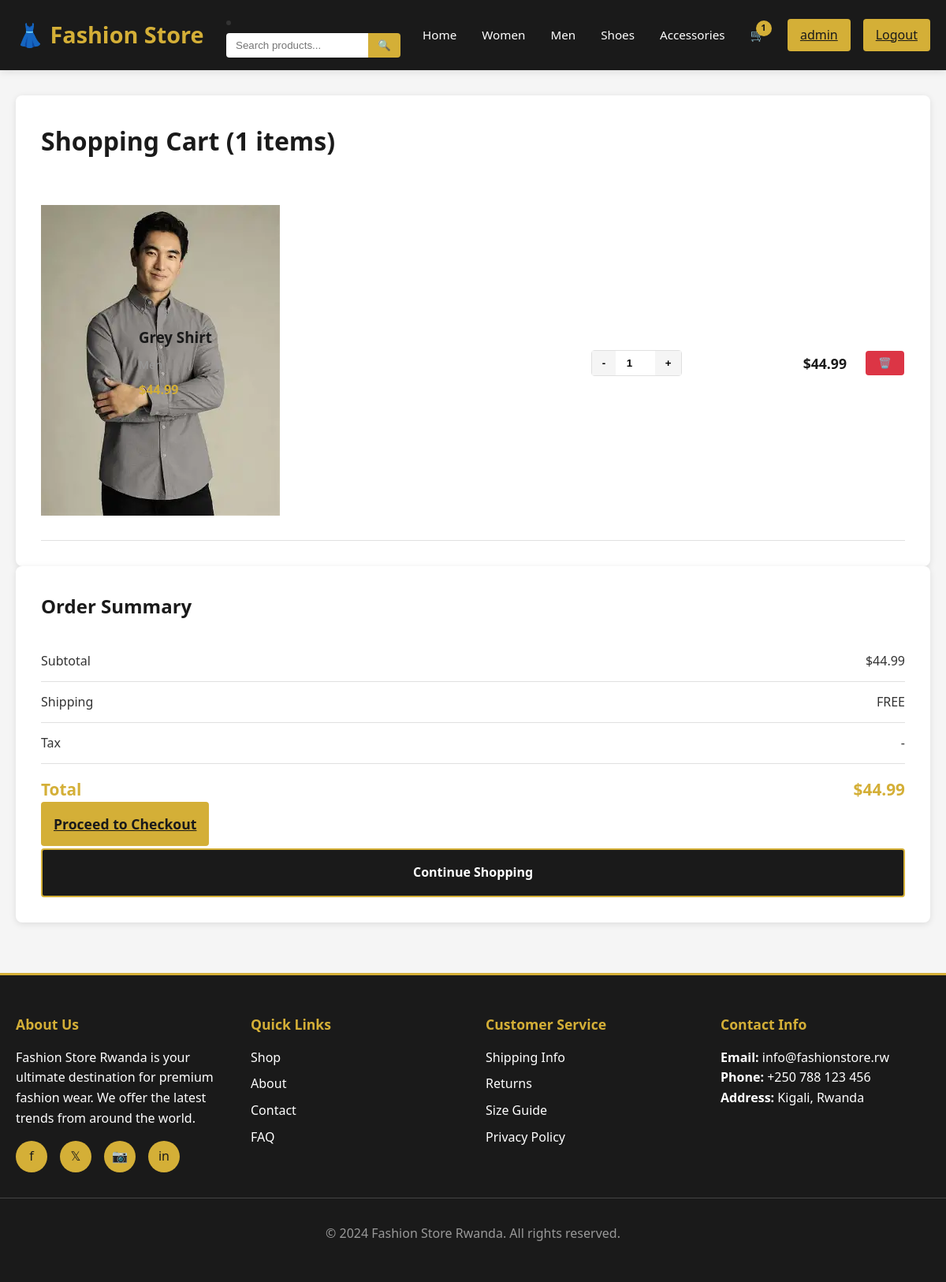
The app's page /cart/ (signed in), older data.
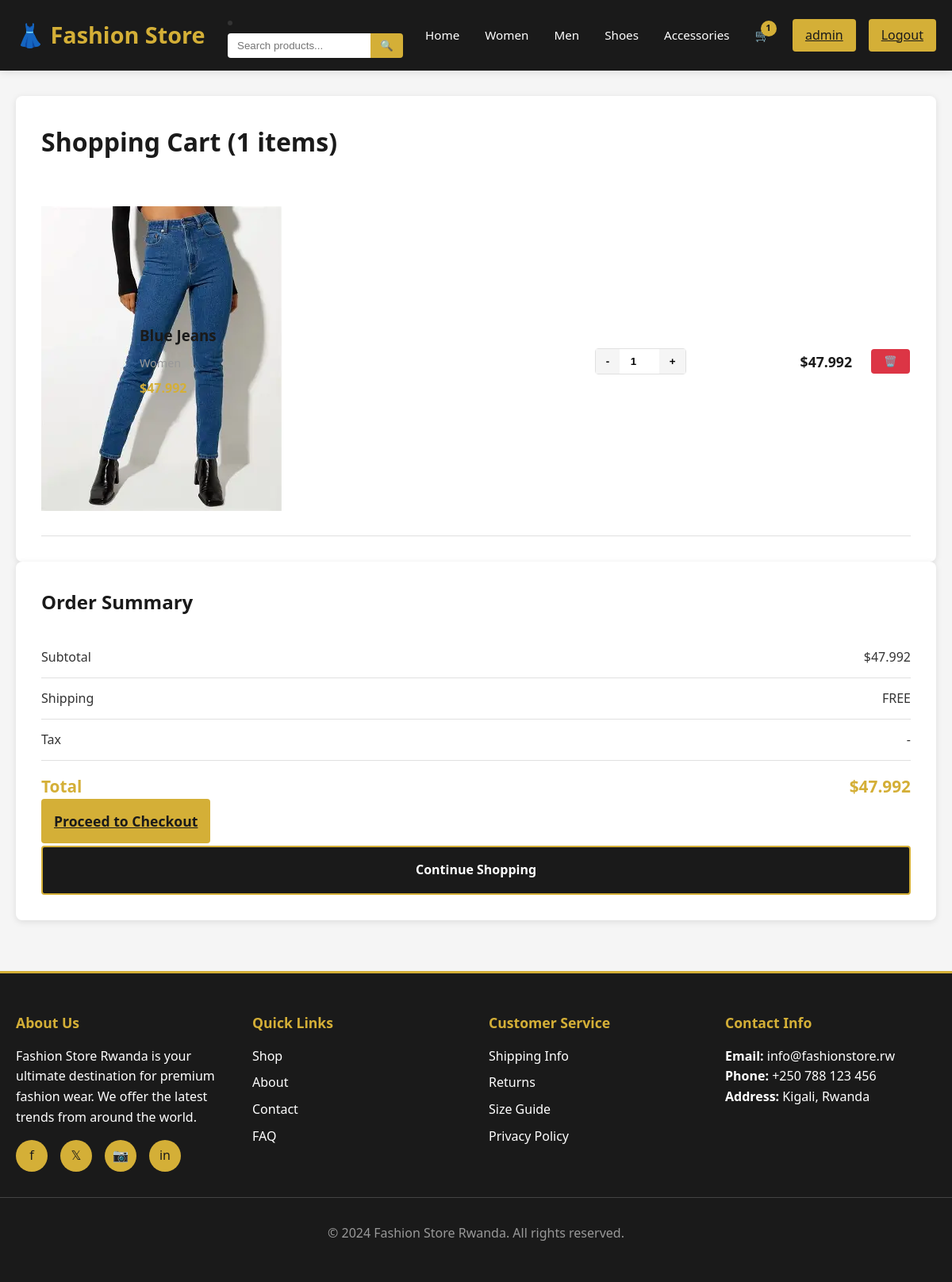
The same page, newer data.
### store/models.py (models this page shows, shortened)
class Cart(models.Model):
    user = models.OneToOneField(User, on_delete=models.CASCADE, related_name='cart')
    created_at = models.DateTimeField(auto_now_add=True)
    updated_at = models.DateTimeField(auto_now=True)
    @property
    def total_items(self):
        return self.items.aggregate(models.Sum('quantity'))['quantity__sum'] or 0
    @property
    def total_price(self):
        return sum(item.subtotal for item in self.items.all())

class CartItem(models.Model):
    cart = models.ForeignKey(Cart, on_delete=models.CASCADE, related_name='items')
    product = models.ForeignKey(Product, on_delete=models.CASCADE)
    quantity = models.IntegerField(validators=[MinValueValidator(1)])
    class Meta:
        unique_together = ('cart', 'product')
    @property
    def subtotal(self):
        return self.product.discounted_price * self.quantity

class Product(models.Model):
    BADGE_CHOICES = [
        ('new', 'New Arrival'),
        ('bestseller', 'Best Seller'),
        ('sale', 'Sale'),
        ('none', 'None'),
    ]
    name = models.CharField(max_length=200)
    description = models.TextField()
    price = models.DecimalField(max_digits=10, decimal_places=2, validators=[MinValueValidator(0)])
    category = models.ForeignKey(Category, on_delete=models.CASCADE, related_name='products')
    image = models.ImageField(upload_to='products/')
    images = models.ManyToManyField('ProductImage', blank=True, related_name='products')
    stock = models.IntegerField(validators=[MinValueValidator(0)])
    badge = models.CharField(max_length=20, choices=BADGE_CHOICES, default='none')
    discount_percentage = models.IntegerField(default=0, validators=[MinValueValidator(0), MaxValueValidator(100)])
    created_at = models.DateTimeField(auto_now_add=True)
    updated_at = models.DateTimeField(auto_now=True)
    class Meta:
        ordering = ['-created_at']
    @property
    def discounted_price(self):
        from decimal import Decimal
        discount_factor = Decimal(1) - Decimal(self.discount_percentage) / Decimal(100)
        return self.price * discount_factor

class Category(models.Model):
    name = models.CharField(max_length=100, unique=True)
    description = models.TextField(blank=True, null=True)
    image = models.ImageField(upload_to='categories/', blank=True, null=True)
    created_at = models.DateTimeField(auto_now_add=True)
    class Meta:
        ordering = ['name']
        verbose_name_plural = "Categories"

### store/views.py (the view)
# urls.py: path('cart/', views.cart, name='cart'),
@login_required(login_url='login')
def cart(request):
    try:
        cart = Cart.objects.get(user=request.user)
    except Cart.DoesNotExist:
        cart = None
    context = {'cart': cart}
    return render(request, 'store/cart.html', context)

### store/templates/store/cart.html (shortened to what this page needs)
{% extends 'store/base.html' %}
{% block content %}
<div class="container">
    {% if cart and cart.items.all %}
    <div class="cart-page">
        <div class="cart-items">
            <h1 class="cart-title">Shopping Cart ({{ cart.total_items }} items)</h1>
            {% for item in cart.items.all %}
            <div class="cart-item">
                <div class="product-image">
    <img src="{{ item.product.image.url }}" alt="{{ item.product.name }}">
</div>
                <div class="item-details">
                    <h3>{{ item.product.name }}</h3>
                    <div class="item-category">{{ item.product.category.name }}</div>
                    <div class="item-price">${{ item.product.discounted_price }}</div>
                </div>
                <form method="post" action="{% url 'update_cart_item' item.id %}" class="quantity-controls">
                    <button type="button" onclick="this.parentForm.quantity.value--; this.parentForm.submit();">-</button>
                    <input type="number" name="quantity" value="{{ item.quantity }}" min="1">
                    <button type="button" onclick="this.parentForm.quantity.value++; this.parentForm.submit();">+</button>
                </form>
                <div class="item-total">${{ item.subtotal }}</div>
                <form method="post" action="{% url 'remove_from_cart' item.id %}">
                    <button type="submit" class="remove-btn">🗑️</button>
                </form>
            </div>
            {% endfor %}
        </div>
        <div class="cart-summary">
            <h2 class="summary-title">Order Summary</h2>
            <div class="summary-row">
                <span>Subtotal</span>
                <span>${{ cart.total_price }}</span>
            </div>
            <div class="summary-row">
                <span>Shipping</span>
                <span>FREE</span>
            </div>
            <div class="summary-row">
                <span>Tax</span>
                <span>-</span>
            </div>
            <div class="summary-row total">
                <span>Total</span>
                <span>${{ cart.total_price }}</span>
            </div>
            <a href="{% url 'checkout' %}" class="checkout-btn">Proceed to Checkout</a>
            <a href="{% url 'products' %}" class="continue-shopping">Continue Shopping</a>
        </div>
    </div>
    {% endif %}
</div>
{% endblock %}

### store/templates/store/base.html (shortened to what this page needs)
<!DOCTYPE html>
<html lang="fr">
<head>
</head>
<body>
    <nav>
        <div class="container">
            <a href="{% url 'home' %}" class="logo">👗 Fashion Store</a>
            <li>
    <form action="{% url 'products' %}" method="GET" class="search-form">
        <input type="text" name="q" placeholder="Search products...">
        <button type="submit">🔍</button>
    </form>
</li>
            <ul class="nav-links">
                <li><a href="{% url 'home' %}">Home</a></li>
                <li><a href="{% url 'women' %}">Women</a></li>
                <li><a href="{% url 'men' %}">Men</a></li>
                <li><a href="{% url 'shoes' %}">Shoes</a></li>
                <li><a href="{% url 'accessories' %}">Accessories</a></li>
                <li>
                    <a href="{% url 'cart' %}" class="cart-icon">
                        🛒
                        {% if request.user.is_authenticated and request.user.cart.total_items > 0 %}
                            <span class="cart-count">{{ request.user.cart.total_items }}</span>
                        {% endif %}
                    </a>
                </li>
            </ul>
            <div class="auth-links">
                {% if request.user.is_authenticated %}
                    <a href="{% url 'profile' %}">{{ request.user.username }}</a>
                    <a href="{% url 'logout' %}">Logout</a>
                {% else %}
                    <a href="{% url 'login' %}">Login</a>
                    <a href="{% url 'register' %}">Register</a>
                {% endif %}
            </div>
        </div>
    </nav>
    <main>
        {% block content %}{% endblock %}
    </main>
    <footer>
        <div class="container">
            <div class="footer-section">
                <h4>About Us</h4>
                <p>Fashion Store Rwanda is your ultimate destination for premium fashion wear. We offer the latest trends from around the world.</p>
                <div class="social-links">
                    <a href="#" title="Facebook">f</a>
                    <a href="#" title="Twitter">𝕏</a>
                    <a href="#" title="Instagram">📷</a>
                    <a href="#" title="LinkedIn">in</a>
                </div>
            </div>
            <div class="footer-section">
                <h4>Quick Links</h4>
                <ul>
                    <li><a href="{% url 'products' %}">Shop</a></li>
                    <li><a href="#about">About</a></li>
                    <li><a href="#contact">Contact</a></li>
                    <li><a href="#faq">FAQ</a></li>
                </ul>
            </div>
            <div class="footer-section">
                <h4>Customer Service</h4>
                <ul>
                    <li><a href="#shipping">Shipping Info</a></li>
                    <li><a href="#returns">Returns</a></li>
                    <li><a href="#size-guide">Size Guide</a></li>
                    <li><a href="#privacy">Privacy Policy</a></li>
                </ul>
            </div>
            <div class="footer-section">
                <h4>Contact Info</h4>
                <p><strong>Email:</strong> <a href="mailto:info@fashionstore.rw">info@fashionstore.rw</a></p>
                <p><strong>Phone:</strong> <a href="tel:+250788123456">+250 788 123 456</a></p>
                <p><strong>Address:</strong> Kigali, Rwanda</p>
            </div>
        </div>
        <div class="footer-bottom">
            <p>&copy; 2024 Fashion Store Rwanda. All rights reserved.</p>
        </div>
    </footer>
</body>
</html>

Row changes from the older to the newer data that the page shows:
removed CartItem: product.image (picture), product.name "Grey Shirt", product.category.name "Men", product.discounted_price "44.99", quantity "1", subtotal "44.99"
changed Cart id 1: total_price "44.99" → "47.992"
added CartItem: product.image (picture), product.name "Blue Jeans", product.category.name "Women", product.discounted_price "47.992", quantity "1", subtotal "47.992"
